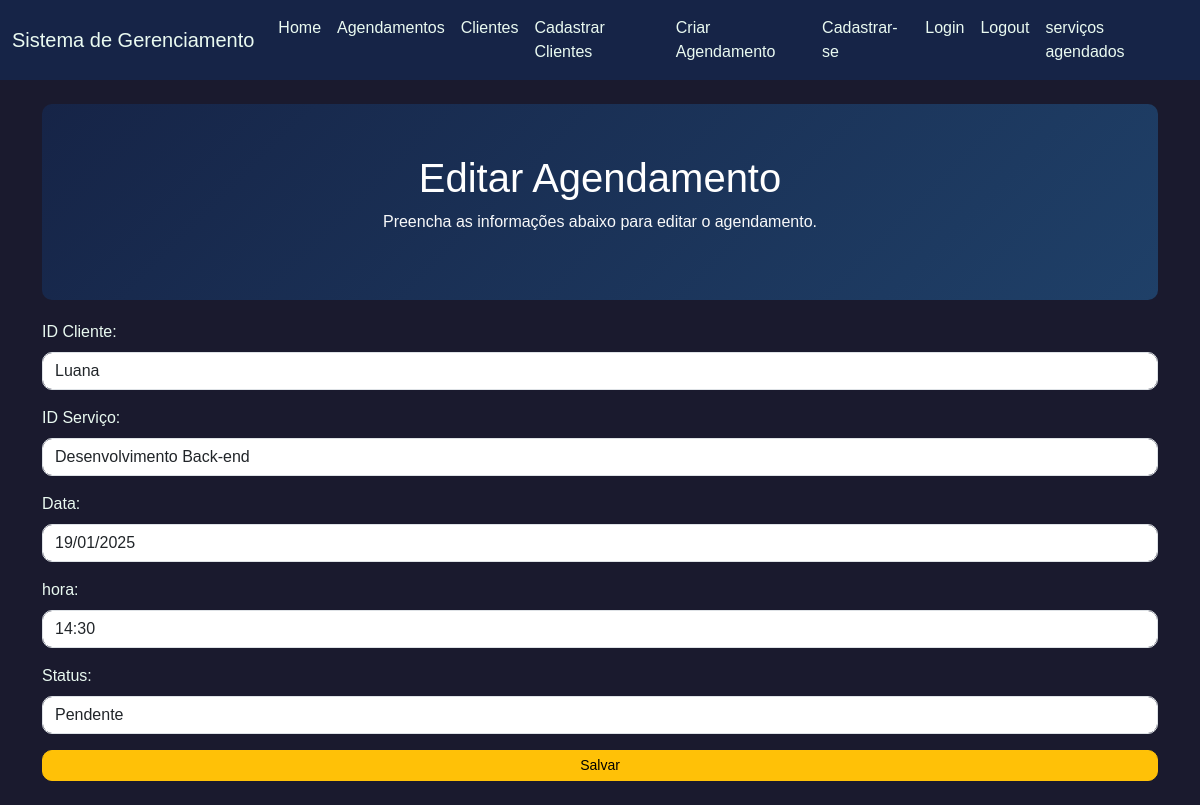
The page /update/1 on the database as committed earlier.
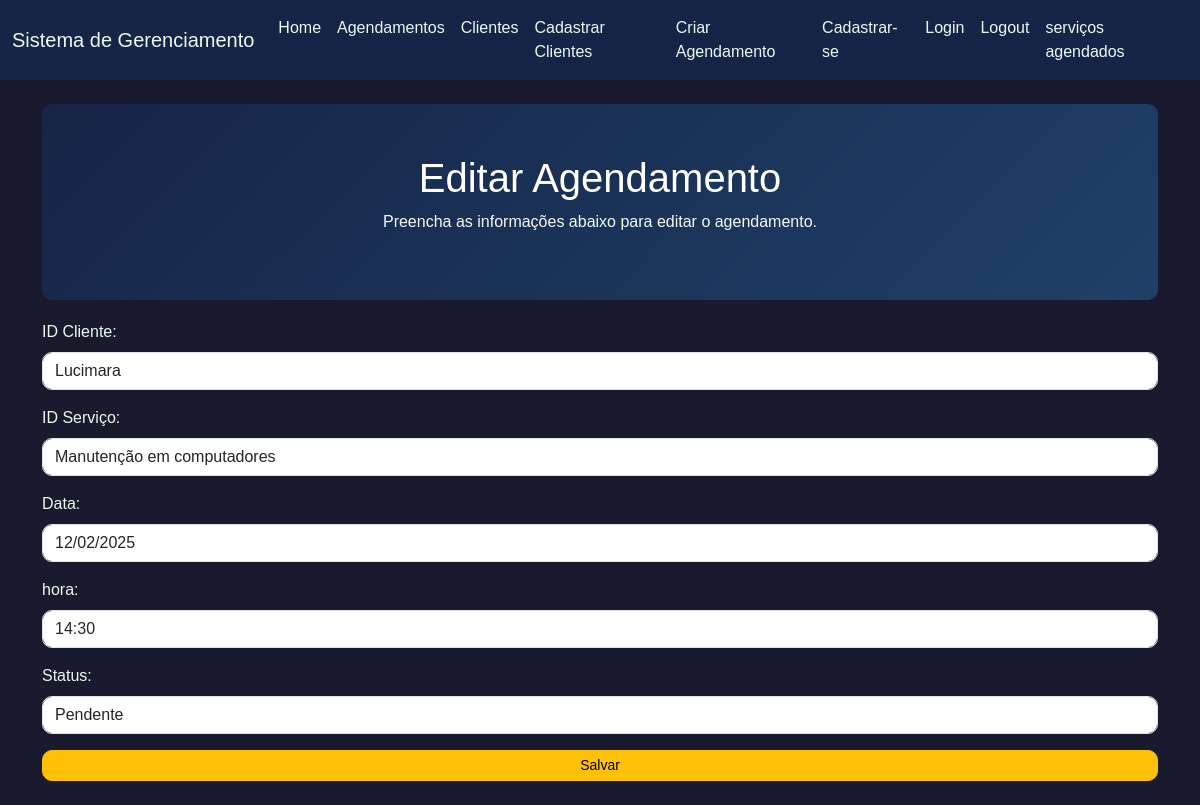
The same page on the database as committed later.
### app.py (models this page shows)
class Agendamento(db.Model):
    id = db.Column(db.Integer, primary_key=True)
    id_cliente = db.Column(db.String(length=50), nullable=False)
    id_servico = db.Column(db.String(length=50), nullable=False)
    id_data = db.Column(db.String(length=11), nullable=False)
    hora = db.Column(db.String(length=5), nullable=False)
    status = db.Column(db.String(length=10), nullable=False)
    user_id = db.Column(db.Integer, db.ForeignKey('usu.id'), nullable=False)  # Adiciona a referência
    user = db.relationship('Usu', backref=db.backref('agendamentos', lazy=True))

### app.py (the view, shortened to what this page needs)
@app.route("/update/<int:id>", methods=["GET", "POST"])
def update(id):
  editar = Agendamento.query.get_or_404(id)
  return render_template("page_editar_angendamento.html",editar=editar)

### templates/page_editar_angendamento.html (shortened to what this page needs)
{% extends "base.html" %}
{% block contexto %}
<div class="hero text-center">
  <h1 class="text-white">Editar Agendamento</h1>
  <p class="text-light">Preencha as informações abaixo para editar o agendamento.</p>
</div>
    <form method="POST">
      <div class="mb-3">
        <label for="id_cliente" class="form-label">ID Cliente:</label>
        <input type="text" id="id_cliente" name="id_cliente" value="{{ editar.id_cliente }}" class="form-control" required>
      </div>
      <div class="mb-3">
        <label for="id_servico" class="form-label">ID Serviço:</label>
        <input type="text" id="id_servico" name="id_servico" value="{{ editar.id_servico }}" class="form-control" required>
      </div>
      <div class="mb-3">
        <label for="id_data" class="form-label">Data:</label>
        <input type="text" id="id_data" name="id_data" value="{{ editar.id_data }}" class="form-control" required>
      </div>
      <div class="mb-3">
        <label for="hora" class="form-label">hora:</label>
        <input type="text" id="hora" name="hora" value="{{ editar.hora }}" class="form-control" required>
      </div>
        <div class="mb-3">
        <label for="status" class="form-label">Status:</label>
        <input type="text" id="status" name="status" value="{{ editar.status }}" class="form-control" required>
      </div>
      <button type="submit" class="btn btn-warning btn-sm w-100">Salvar</button>
    </form>
{% endblock %}

Rows that differ between the two databases and show on the page:
changed Agendamento "Pendente": id_cliente "Luana" → "Lucimara"; id_servico "Desenvolvimento Back-end" → "Manutenção em computadores"; id_data "19/01/2025" → "12/02/2025"
